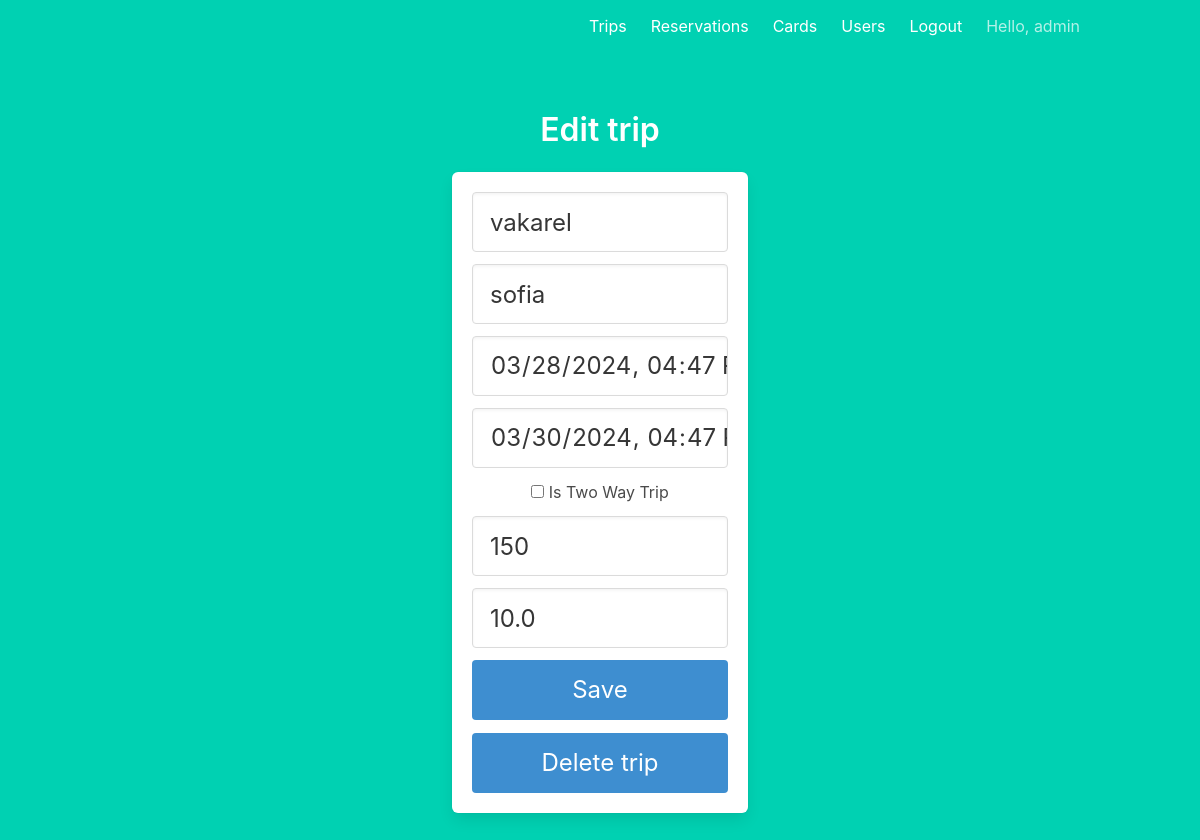
The page /trips/3 (signed in) on the database as committed earlier.
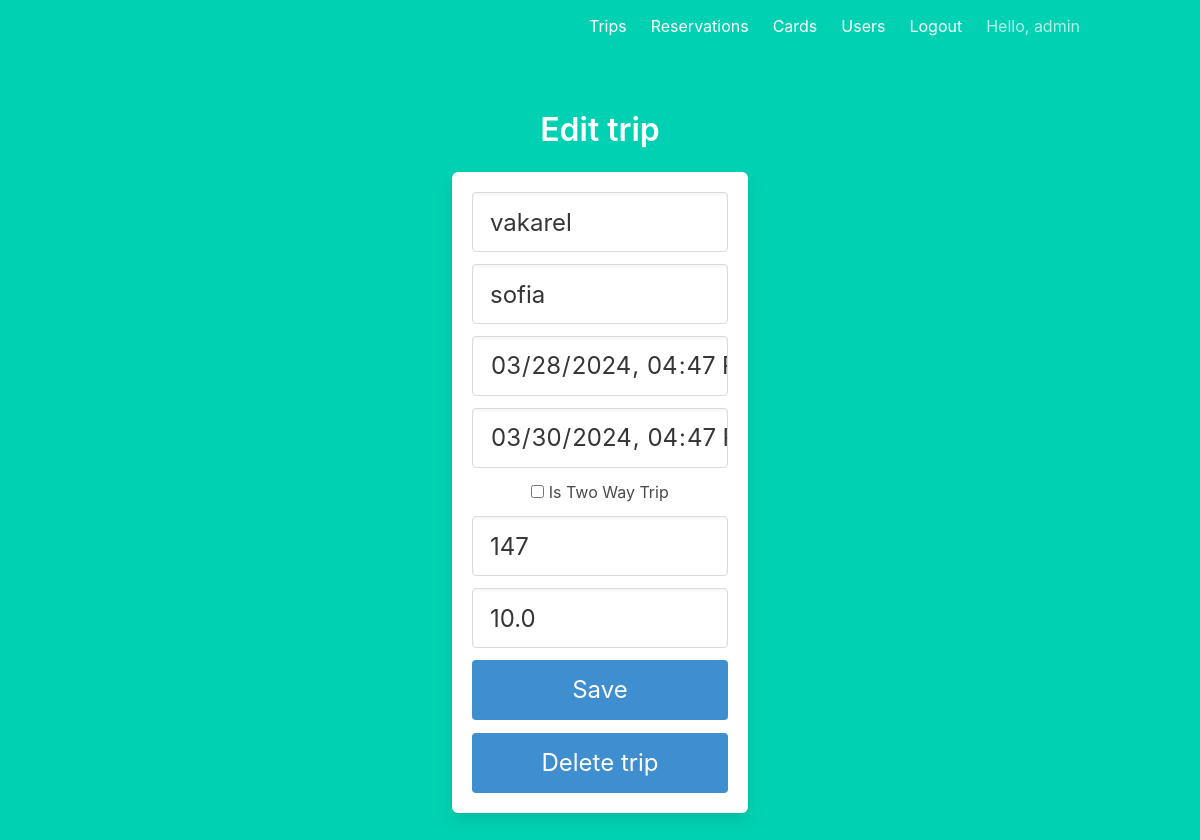
The same page on the database as committed later.
### models/trip.py (models this page shows, shortened)
class Trip(db.Model):
    __tablename__ = "trip"
    id = db.Column(db.Integer, primary_key=True)
    departure_datetime = db.Column(db.DateTime, nullable=False)
    arrival_datetime = db.Column(db.DateTime, nullable=False)
    departure_city = db.Column(db.String(100), nullable=False)
    arrival_city = db.Column(db.String(100), nullable=False)
    two_way_trip = db.Column(db.Boolean, nullable=False, default=False)
    available_seats = db.Column(db.Integer, nullable=False)
    base_ticket_price = db.Column(db.Float, nullable=False)
    reservations = db.relationship("Reservation", backref="trip", lazy=True)

### trips.py (the view)
@trips.route("/trips/<int:id>")
@login_required
def edit(id):
    if not current_user.is_admin:
        raise PermissionError("Cannot edit trip as user is not admin")
    trip = Trip.query.filter_by(id=id).first()
    if not trip:
        flash(f"Trip with id {id} doesn't exist!", category="error")
        return redirect(url_for("trips.list"))
    return render_template("/trips/edit.html", trip=trip)

### templates/trips/edit.html (shortened to what this page needs)
{% extends "base.html" %}
{% block content %}
<div class="column is-4 is-offset-4">
    <h3 class="title">Edit trip</h3>
    <div class="box">
        <form method="POST" action="/trips/{{trip.id}}">
            <div class="field">
                <div class="control">
                    <input class="input is-large" type="text" name="departure_city" autofocus=""
                        value={{trip.departure_city}}>
                </div>
            </div>
            <div class="field">
                <div class="control">
                    <input class="input is-large" type="text" name="arrival_city" placeholder="Arrival City"
                        autofocus="" value={{trip.arrival_city}}>
                </div>
            </div>
            <div class=" field">
                <div class="control">
                    <input class="input is-large" type="datetime-local" name="departure_datetime"
                        placeholder="Departure Datetime" autofocus="" value="{{trip.departure_datetime}}">
                </div>
            </div>
            <div class=" field">
                <div class="control">
                    <input class="input is-large" type="datetime-local" name="arrival_datetime"
                        placeholder="Arrival Datetime" autofocus="" value="{{trip.arrival_datetime}}">
                </div>
            </div>
            <div class=" field">
                <label class="checkbox">
                    {% if trip.two_way_trip %}
                    <input type="checkbox" name="two_way_trip" checked>
                    {% else %}
                    <input type="checkbox" name="two_way_trip">
                    {% endif %}
                    Is Two Way Trip
                </label>
            </div>
            <div class="field">
                <div class="control">
                    <input class="input is-large" type="number" name="available_seats" placeholder="Available Seats"
                        value="{{trip.available_seats}}">
                </div>
            </div>
            <div class="field">
                <div class="control">
                    <input class="input is-large" type="number" name="base_ticket_price" placeholder="Base Ticket Price"
                        value="{{trip.base_ticket_price}}">
                </div>
            </div>
            <button class=" button is-block is-info is-large is-fullwidth">Save</button>
        </form>
        <div style="padding-top: 5%;">
            <form method="POST" action="/trips/delete/{{trip.id}}">
                <button class=" button is-block is-info is-large is-fullwidth">Delete trip</button>
            </form>
        </div>
    </div>
</div>
{% endblock %}

Rows that differ between the two databases and show on the page:
changed Trip "vakarel": available_seats "150" → "147"
